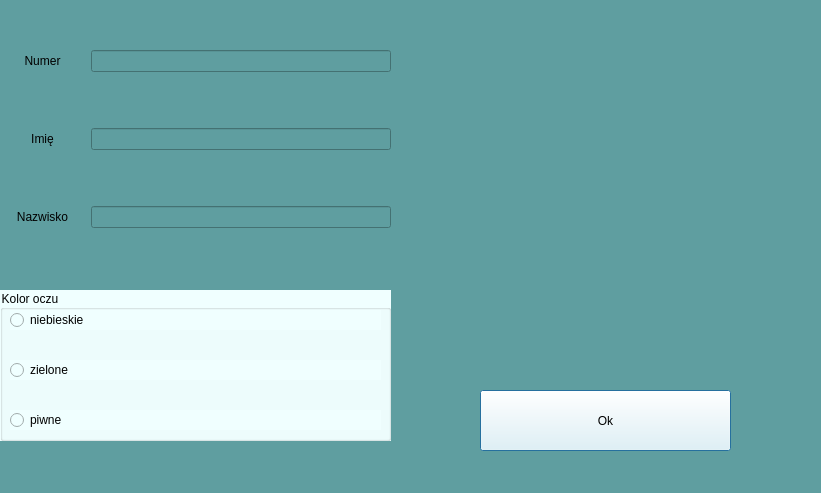
<?xml version="1.0" encoding="UTF-8"?>
<ui version="4.0">
 <class>Dialog</class>
 <widget class="QDialog" name="Dialog">
  <property name="geometry">
   <rect>
    <x>0</x>
    <y>0</y>
    <width>821</width>
    <height>493</height>
   </rect>
  </property>
  <property name="windowTitle">
   <string>Wprowadzenie danych do paszportu. Wykonał: ja </string>
  </property>
  <property name="styleSheet">
   <string notr="true">background-color: #5F9EA0;</string>
  </property>
  <widget class="QWidget" name="gridLayoutWidget">
   <property name="geometry">
    <rect>
     <x>0</x>
     <y>0</y>
     <width>391</width>
     <height>281</height>
    </rect>
   </property>
   <layout class="QGridLayout" name="gridLayout">
    <item row="2" column="0">
     <widget class="QLabel" name="label_3">
      <property name="text">
       <string>Nazwisko</string>
      </property>
      <property name="alignment">
       <set>Qt::AlignCenter</set>
      </property>
     </widget>
    </item>
    <item row="0" column="0">
     <widget class="QLabel" name="label">
      <property name="text">
       <string>Numer</string>
      </property>
      <property name="alignment">
       <set>Qt::AlignCenter</set>
      </property>
     </widget>
    </item>
    <item row="1" column="0">
     <widget class="QLabel" name="label_2">
      <property name="text">
       <string>Imię</string>
      </property>
      <property name="alignment">
       <set>Qt::AlignCenter</set>
      </property>
     </widget>
    </item>
    <item row="0" column="1">
     <widget class="QLineEdit" name="userNumber">
      <property name="maximumSize">
       <size>
        <width>300</width>
        <height>16777215</height>
       </size>
      </property>
     </widget>
    </item>
    <item row="1" column="1">
     <widget class="QLineEdit" name="userName">
      <property name="maximumSize">
       <size>
        <width>300</width>
        <height>16777215</height>
       </size>
      </property>
     </widget>
    </item>
    <item row="2" column="1">
     <widget class="QLineEdit" name="userSurname">
      <property name="maximumSize">
       <size>
        <width>300</width>
        <height>16777215</height>
       </size>
      </property>
     </widget>
    </item>
   </layout>
  </widget>
  <widget class="QWidget" name="gridLayoutWidget_2">
   <property name="geometry">
    <rect>
     <x>410</x>
     <y>0</y>
     <width>401</width>
     <height>381</height>
    </rect>
   </property>
   <layout class="QGridLayout" name="gridLayout_2">
    <item row="0" column="0">
     <widget class="QLabel" name="imageLeft">
      <property name="minimumSize">
       <size>
        <width>0</width>
        <height>200</height>
       </size>
      </property>
      <property name="maximumSize">
       <size>
        <width>16777215</width>
        <height>200</height>
       </size>
      </property>
      <property name="text">
       <string/>
      </property>
     </widget>
    </item>
    <item row="0" column="1">
     <widget class="QLabel" name="imageRight">
      <property name="minimumSize">
       <size>
        <width>0</width>
        <height>200</height>
       </size>
      </property>
      <property name="maximumSize">
       <size>
        <width>16777215</width>
        <height>200</height>
       </size>
      </property>
      <property name="text">
       <string/>
      </property>
     </widget>
    </item>
   </layout>
  </widget>
  <widget class="QPushButton" name="acceptButton">
   <property name="geometry">
    <rect>
     <x>480</x>
     <y>390</y>
     <width>251</width>
     <height>61</height>
    </rect>
   </property>
   <property name="styleSheet">
    <string notr="true">background-color: #F0FFFF;</string>
   </property>
   <property name="text">
    <string>Ok</string>
   </property>
  </widget>
  <widget class="QGroupBox" name="groupBox">
   <property name="geometry">
    <rect>
     <x>0</x>
     <y>290</y>
     <width>391</width>
     <height>151</height>
    </rect>
   </property>
   <property name="styleSheet">
    <string notr="true">background-color: #F0FFFF;</string>
   </property>
   <property name="title">
    <string>Kolor oczu</string>
   </property>
   <widget class="QRadioButton" name="blueEye">
    <property name="geometry">
     <rect>
      <x>10</x>
      <y>20</y>
      <width>371</width>
      <height>20</height>
     </rect>
    </property>
    <property name="text">
     <string>niebieskie</string>
    </property>
   </widget>
   <widget class="QRadioButton" name="greenEye">
    <property name="geometry">
     <rect>
      <x>10</x>
      <y>70</y>
      <width>371</width>
      <height>20</height>
     </rect>
    </property>
    <property name="text">
     <string>zielone</string>
    </property>
   </widget>
   <widget class="QRadioButton" name="brownEye">
    <property name="geometry">
     <rect>
      <x>10</x>
      <y>120</y>
      <width>371</width>
      <height>20</height>
     </rect>
    </property>
    <property name="text">
     <string>piwne</string>
    </property>
   </widget>
  </widget>
 </widget>
 <resources/>
 <connections/>
</ui>
